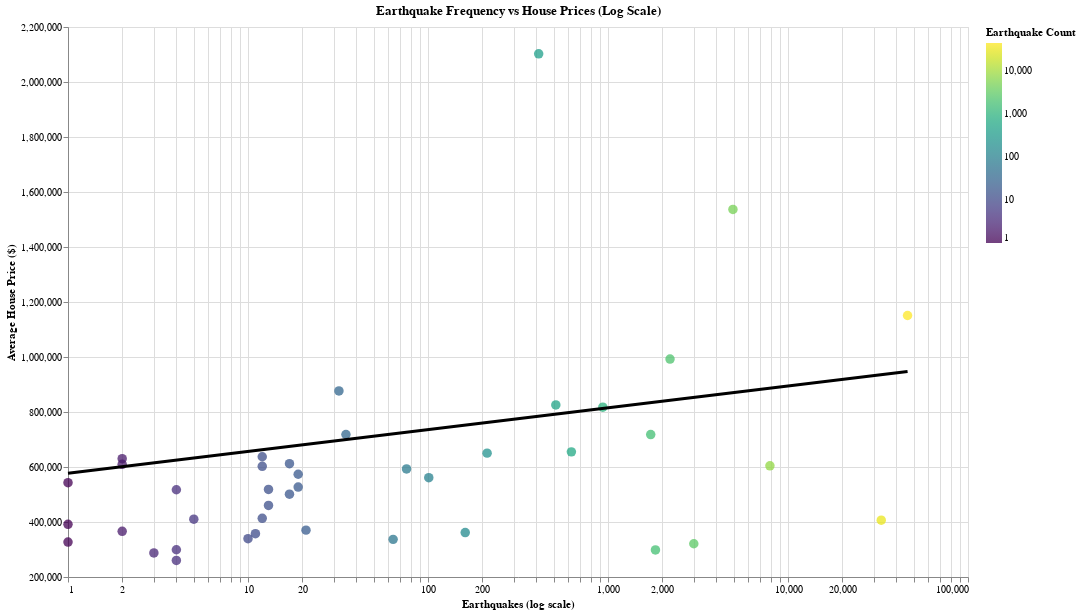

Write notebook code for a chart like this one.
### Markdown cell above
## 🔎 Analyse de la Relation entre l’Activité Sismique et les Prix Immobiliers  
### Une visualisation combinant échelle logarithmique, intensité sismique et tendance générale

Cette visualisation explore comment le nombre de séismes dans un État américain est associé au prix médian de l’immobilier.  
Elle combine plusieurs éléments complémentaires :

- **Scatter plot** : chaque point représente un État pour l’année sélectionnée.  
- **Échelle logarithmique sur l’axe des X** : permet de visualiser correctement des niveaux de sismicité très différents (de 1 à plusieurs centaines).  
- **Couleur continue (Viridis)** : encode l’intensité des séismes, renforçant la lecture des variations.  
- **Regression Linéaire** : une tendance linéaire qui met en évidence la relation générale.  

L’objectif final est d’offrir une lecture claire, équilibrée et robuste de la relation potentielle entre l’activité sismique et les prix domiciliaires, malgré la grande variabilité des États.

### Code cell
# Filter out invalid values
df_corr = df_state_aggreg_year[
    (df_state_aggreg_year["n_earthquakes"] > 0) &
    (df_state_aggreg_year["avg_price"] > 0)
].copy()

# Ensure numeric
df_corr["n_earthquakes"] = pd.to_numeric(df_corr["n_earthquakes"], errors="coerce")
df_corr["avg_price"] = pd.to_numeric(df_corr["avg_price"], errors="coerce")

# Color scale
color_scale = alt.Scale(type="log", scheme="viridis")

scatter = (
    alt.Chart(df_corr)
    .mark_circle(size=90, opacity=0.75)
    .encode(
        x=alt.X("n_earthquakes:Q", title="Earthquakes (log scale)", scale=alt.Scale(type="log")),
        y=alt.Y("avg_price:Q", title="Average House Price ($)", scale=alt.Scale(zero=False)),
        color=alt.Color("n_earthquakes:Q", title="Earthquake Count", scale=color_scale,
                        legend=alt.Legend(labelExpr="datum.label")),
        tooltip=[
            alt.Tooltip("state:N"),
            alt.Tooltip("n_earthquakes:Q", title="Earthquakes"),
            alt.Tooltip("avg_price:Q", title="Avg Price ($)")
        ]
    )
)

smooth = (
    alt.Chart(df_corr)
    .transform_regression("n_earthquakes", "avg_price", method="linear")
    .mark_line(color="black", size=3)
    .encode(
        x=alt.X("n_earthquakes:Q", scale=alt.Scale(type="log")),
        y="avg_price:Q"
    )
)

correlation = (scatter + smooth).properties(
    width=900,
    height=550,
    title="Earthquake Frequency vs House Prices (Log Scale)"
)

correlation

### Figure 1 — Vega-Lite specification as saved in the notebook (floating-point values rounded to 4 significant figures)
{"config": {"view": {"continuousWidth": 300, "continuousHeight": 300}}, "layer": [{"mark": {"type": "circle", "opacity": 0.75, "size": 90}, "encoding": {"color": {"field": "n_earthquakes", "legend": {"labelExpr": "datum.label"}, "scale": {"scheme": "viridis", "type": "log"}, "title": "Earthquake Count", "type": "quantitative"}, "tooltip": [{"field": "state", "type": "nominal"}, {"field": "n_earthquakes", "title": "Earthquakes", "type": "quantitative"}, {"field": "avg_price", "title": "Avg Price ($)", "type": "quantitative"}], "x": {"field": "n_earthquakes", "scale": {"type": "log"}, "title": "Earthquakes (log scale)", "type": "quantitative"}, "y": {"field": "avg_price", "scale": {"zero": false}, "title": "Average House Price ($)", "type": "quantitative"}}}, {"mark": {"type": "line", "color": "black", "size": 3}, "encoding": {"x": {"field": "n_earthquakes", "scale": {"type": "log"}, "type": "quantitative"}, "y": {"field": "avg_price", "type": "quantitative"}}, "transform": [{"on": "n_earthquakes", "regression": "avg_price", "method": "linear"}]}], "data": {"name": "data-bca6714b9a613ceafa238ef72067712a"}, "height": 550, "title": "Earthquake Frequency vs House Prices (Log Scale)", "width": 900, "$schema": "https://vega.github.io/schema/vega-lite/v5.20.1.json", "datasets": {"data-bca6714b9a613ceafa238ef72067712a": [{"state": "Alaska", "year": 2015, "n_earthquakes": 32970.0, "avg_magnitude": 1.569, "max_magnitude": 6.8, "avg_depth": 40.96, "intensity_score": 3.661, "n_properties": 54.0, "avg_price": 406600.0, "median_price": 339000.0, "avg_bedrooms": 3.259, "avg_bathrooms": 2.667, "price_per_bedroom": 124800.0, "price_per_bathroom": 152500.0, "eq_per_100_properties": 61050.0, "fips": "02"}, {"state": "Oklahoma", "year": 2015, "n_earthquakes": 2997.0, "avg_magnitude": 2.787, "max_magnitude": 4.7, "avg_depth": 5.332, "intensity_score": 3.552, "n_properties": 1054.0, "avg_price": 320900.0, "median_price": 220000.0, "avg_bedrooms": 3.399, "avg_bathrooms": 2.423, "price_per_bedroom": 94410.0, "price_per_bathroom": 132400.0, "eq_per_100_properties": 284.3, "fips": "40"}, {"state": "Michigan", "year": 2015, "n_earthquakes": 4.0, "avg_magnitude": 3.075, "max_magnitude": 4.2, "avg_depth": 2.37, "intensity_score": 3.525, "n_properties": 2434.0, "avg_price": 299100.0, "median_price": 225000.0, "avg_bedrooms": 3.372, "avg_bathrooms": 2.216, "price_per_bedroom": 88710.0, "price_per_bathroom": 135000.0, "eq_per_100_properties": 0.1643, "fips": "26"}, {"state": "Nebraska", "year": 2015, "n_earthquakes": 3.0, "avg_magnitude": 3.367, "max_magnitude": 3.6, "avg_depth": 8.25, "intensity_score": 3.46, "n_properties": 1337.0, "avg_price": 287700.0, "median_price": 250000.0, "avg_bedrooms": 3.362, "avg_bathrooms": 2.481, "price_per_bedroom": 85570.0, "price_per_bathroom": 116000.0, "eq_per_100_properties": 0.2244, "fips": "31"}, {"state": "New Mexico", "year": 2015, "n_earthquakes": 13.0, "avg_magnitude": 2.992, "max_magnitude": 3.9, "avg_depth": 4.819, "intensity_score": 3.355, "n_properties": 149.0, "avg_price": 460400.0, "median_price": 329000.0, "avg_bedrooms": 3.309, "avg_bathrooms": 2.483, "price_per_bedroom": 139100.0, "price_per_bathroom": 185400.0, "eq_per_100_properties": 8.725, "fips": "35"}, {"state": "Colorado", "year": 2015, "n_earthquakes": 32.0, "avg_magnitude": 2.954, "max_magnitude": 3.9, "avg_depth": 3.545, "intensity_score": 3.332, "n_properties": 3085.0, "avg_price": 876500.0, "median_price": 599000.0, "avg_bedrooms": 3.57, "avg_bathrooms": 2.916, "price_per_bedroom": 245500.0, "price_per_bathroom": 300600.0, "eq_per_100_properties": 1.037, "fips": "08"}, {"state": "Georgia", "year": 2015, "n_earthquakes": 13.0, "avg_magnitude": 2.616, "max_magnitude": 4.4, "avg_depth": 10.02, "intensity_score": 3.33, "n_properties": 2538.0, "avg_price": 518400.0, "median_price": 399900.0, "avg_bedrooms": 3.709, "avg_bathrooms": 3.065, "price_per_bedroom": 139800.0, "price_per_bathroom": 169200.0, "eq_per_100_properties": 0.5122, "fips": "13"}, {"state": "Idaho", "year": 2015, "n_earthquakes": 513.0, "avg_magnitude": 2.018, "max_magnitude": 5.0, "avg_depth": 7.825, "intensity_score": 3.211, "n_properties": 230.0, "avg_price": 825700.0, "median_price": 668000.0, "avg_bedrooms": 3.509, "avg_bathrooms": 2.439, "price_per_bedroom": 235300.0, "price_per_bathroom": 338500.0, "eq_per_100_properties": 223.0, "fips": "16"}, {"state": "Texas", "year": 2015, "n_earthquakes": 101.0, "avg_magnitude": 2.581, "max_magnitude": 4.0, "avg_depth": 5.487, "intensity_score": 3.149, "n_properties": 10730.0, "avg_price": 561100.0, "median_price": 375000.0, "avg_bedrooms": 3.44, "avg_bathrooms": 2.799, "price_per_bedroom": 163100.0, "price_per_bathroom": 200400.0, "eq_per_100_properties": 0.9415, "fips": "48"}, {"state": "Mississippi", "year": 2015, "n_earthquakes": 5.0, "avg_magnitude": 2.884, "max_magnitude": 3.2, "avg_depth": 4.004, "intensity_score": 3.01, "n_properties": 463.0, "avg_price": 410100.0, "median_price": 342500.0, "avg_bedrooms": 3.724, "avg_bathrooms": 3.106, "price_per_bedroom": 110100.0, "price_per_bathroom": 132000.0, "eq_per_100_properties": 1.08, "fips": "28"}, {"state": "Hawaii", "year": 2015, "n_earthquakes": 4944.0, "avg_magnitude": 1.427, "max_magnitude": 5.2, "avg_depth": 6.816, "intensity_score": 2.936, "n_properties": 143.0, "avg_price": 1537000.0, "median_price": 875000.0, "avg_bedrooms": 2.993, "avg_bathrooms": 2.462, "price_per_bedroom": 513400.0, "price_per_bathroom": 624300.0, "eq_per_100_properties": 3457.0, "fips": "15"}, {"state": "Wyoming", "year": 2015, "n_earthquakes": 412.0, "avg_magnitude": 2.34, "max_magnitude": 3.8, "avg_depth": 2.62, "intensity_score": 2.924, "n_properties": 152.0, "avg_price": 2102000.0, "median_price": 352500.0, "avg_bedrooms": 3.046, "avg_bathrooms": 2.691, "price_per_bedroom": 690200.0, "price_per_bathroom": 781400.0, "eq_per_100_properties": 271.1, "fips": "56"}, {"state": "California", "year": 2015, "n_earthquakes": 46150.0, "avg_magnitude": 0.966, "max_magnitude": 5.72, "avg_depth": 5.768, "intensity_score": 2.868, "n_properties": 7174.0, "avg_price": 1151000.0, "median_price": 699900.0, "avg_bedrooms": 3.401, "avg_bathrooms": 2.679, "price_per_bedroom": 338400.0, "price_per_bathroom": 429700.0, "eq_per_100_properties": 643.3, "fips": "06"}, {"state": "Alabama", "year": 2015, "n_earthquakes": 21.0, "avg_magnitude": 2.38, "max_magnitude": 3.5, "avg_depth": 2.761, "intensity_score": 2.828, "n_properties": 884.0, "avg_price": 370500.0, "median_price": 260000.0, "avg_bedrooms": 3.452, "avg_bathrooms": 2.682, "price_per_bedroom": 107300.0, "price_per_bathroom": 138100.0, "eq_per_100_properties": 2.376, "fips": "01"}, {"state": "Kansas", "year": 2015, "n_earthquakes": 1835.0, "avg_magnitude": 1.966, "max_magnitude": 4.1, "avg_depth": 5.055, "intensity_score": 2.82, "n_properties": 499.0, "avg_price": 298300.0, "median_price": 284900.0, "avg_bedrooms": 3.577, "avg_bathrooms": 2.703, "price_per_bedroom": 83380.0, "price_per_bathroom": 110300.0, "eq_per_100_properties": 367.7, "fips": "20"}, {"state": "Illinois", "year": 2015, "n_earthquakes": 10.0, "avg_magnitude": 2.381, "max_magnitude": 3.4, "avg_depth": 12.32, "intensity_score": 2.789, "n_properties": 3586.0, "avg_price": 339200.0, "median_price": 240000.0, "avg_bedrooms": 3.328, "avg_bathrooms": 2.53, "price_per_bedroom": 101900.0, "price_per_bathroom": 134100.0, "eq_per_100_properties": 0.2789, "fips": "17"}, {"state": "Arizona", "year": 2015, "n_earthquakes": 76.0, "avg_magnitude": 1.918, "max_magnitude": 4.0, "avg_depth": 10.58, "intensity_score": 2.751, "n_properties": 2147.0, "avg_price": 593000.0, "median_price": 465000.0, "avg_bedrooms": 3.251, "avg_bathrooms": 2.495, "price_per_bedroom": 182400.0, "price_per_bathroom": 237700.0, "eq_per_100_properties": 3.54, "fips": "04"}, {"state": "Minnesota", "year": 2015, "n_earthquakes": 12.0, "avg_magnitude": 2.575, "max_magnitude": 2.8, "avg_depth": 0.0, "intensity_score": 2.665, "n_properties": 2511.0, "avg_price": 413500.0, "median_price": 350000.0, "avg_bedrooms": 3.474, "avg_bathrooms": 2.491, "price_per_bedroom": 119000.0, "price_per_bathroom": 166000.0, "eq_per_100_properties": 0.4779, "fips": "27"}, {"state": "Oregon", "year": 2015, "n_earthquakes": 626.0, "avg_magnitude": 1.326, "max_magnitude": 4.5, "avg_depth": 5.905, "intensity_score": 2.596, "n_properties": 3262.0, "avg_price": 655000.0, "median_price": 539900.0, "avg_bedrooms": 3.395, "avg_bathrooms": 2.484, "price_per_bedroom": 192900.0, "price_per_bathroom": 263700.0, "eq_per_100_properties": 19.19, "fips": "41"}, {"state": "Kentucky", "year": 2015, "n_earthquakes": 11.0, "avg_magnitude": 2.414, "max_magnitude": 2.82, "avg_depth": 14.11, "intensity_score": 2.576, "n_properties": 2248.0, "avg_price": 357400.0, "median_price": 285000.0, "avg_bedrooms": 3.37, "avg_bathrooms": 2.573, "price_per_bedroom": 106000.0, "price_per_bathroom": 138900.0, "eq_per_100_properties": 0.4893, "fips": "21"}, {"state": "Missouri", "year": 2015, "n_earthquakes": 161.0, "avg_magnitude": 1.778, "max_magnitude": 3.6, "avg_depth": 8.532, "intensity_score": 2.507, "n_properties": 1947.0, "avg_price": 361600.0, "median_price": 259900.0, "avg_bedrooms": 3.306, "avg_bathrooms": 2.554, "price_per_bedroom": 109400.0, "price_per_bathroom": 141600.0, "eq_per_100_properties": 8.269, "fips": "29"}, {"state": "Arkansas", "year": 2015, "n_earthquakes": 64.0, "avg_magnitude": 2.095, "max_magnitude": 2.98, "avg_depth": 5.324, "intensity_score": 2.449, "n_properties": 873.0, "avg_price": 336800.0, "median_price": 245000.0, "avg_bedrooms": 3.227, "avg_bathrooms": 2.471, "price_per_bedroom": 104400.0, "price_per_bathroom": 136300.0, "eq_per_100_properties": 7.331, "fips": "05"}, {"state": "Ohio", "year": 2015, "n_earthquakes": 4.0, "avg_magnitude": 2.325, "max_magnitude": 2.6, "avg_depth": 8.0, "intensity_score": 2.435, "n_properties": 4797.0, "avg_price": 260300.0, "median_price": 210000.0, "avg_bedrooms": 3.313, "avg_bathrooms": 2.246, "price_per_bedroom": 78580.0, "price_per_bathroom": 115900.0, "eq_per_100_properties": 0.08339, "fips": "39"}, {"state": "Utah", "year": 2015, "n_earthquakes": 936.0, "avg_magnitude": 1.328, "max_magnitude": 4.09, "avg_depth": 5.774, "intensity_score": 2.433, "n_properties": 783.0, "avg_price": 817400.0, "median_price": 629900.0, "avg_bedrooms": 4.344, "avg_bathrooms": 3.271, "price_per_bedroom": 188200.0, "price_per_bathroom": 249900.0, "eq_per_100_properties": 119.5, "fips": "49"}, {"state": "Nevada", "year": 2015, "n_earthquakes": 7935.0, "avg_magnitude": 0.4986, "max_magnitude": 5.3, "avg_depth": 7.452, "intensity_score": 2.419, "n_properties": 351.0, "avg_price": 604300.0, "median_price": 465000.0, "avg_bedrooms": 3.219, "avg_bathrooms": 2.521, "price_per_bedroom": 187700.0, "price_per_bathroom": 239700.0, "eq_per_100_properties": 2261.0, "fips": "32"}, {"state": "Tennessee", "year": 2015, "n_earthquakes": 213.0, "avg_magnitude": 1.662, "max_magnitude": 3.5, "avg_depth": 9.585, "intensity_score": 2.397, "n_properties": 2824.0, "avg_price": 650400.0, "median_price": 359900.0, "avg_bedrooms": 3.308, "avg_bathrooms": 2.608, "price_per_bedroom": 196600.0, "price_per_bathroom": 249400.0, "eq_per_100_properties": 7.542, "fips": "47"}, {"state": "Virginia", "year": 2015, "n_earthquakes": 12.0, "avg_magnitude": 2.022, "max_magnitude": 2.8, "avg_depth": 3.721, "intensity_score": 2.333, "n_properties": 3923.0, "avg_price": 602400.0, "median_price": 495000.0, "avg_bedrooms": 3.712, "avg_bathrooms": 3.114, "price_per_bedroom": 162300.0, "price_per_bathroom": 193500.0, "eq_per_100_properties": 0.3059, "fips": "51"}, {"state": "North Carolina", "year": 2015, "n_earthquakes": 17.0, "avg_magnitude": 2.108, "max_magnitude": 2.67, "avg_depth": 3.299, "intensity_score": 2.333, "n_properties": 2438.0, "avg_price": 501200.0, "median_price": 375000.0, "avg_bedrooms": 3.389, "avg_bathrooms": 2.726, "price_per_bedroom": 147900.0, "price_per_bathroom": 183800.0, "eq_per_100_properties": 0.6973, "fips": "37"}, {"state": "Indiana", "year": 2015, "n_earthquakes": 1.0, "avg_magnitude": 2.33, "max_magnitude": 2.33, "avg_depth": 16.75, "intensity_score": 2.33, "n_properties": 1759.0, "avg_price": 327100.0, "median_price": 274500.0, "avg_bedrooms": 3.395, "avg_bathrooms": 2.435, "price_per_bedroom": 96370.0, "price_per_bathroom": 134300.0, "eq_per_100_properties": 0.05685, "fips": "18"}, {"state": "Connecticut", "year": 2015, "n_earthquakes": 19.0, "avg_magnitude": 1.618, "max_magnitude": 3.3, "avg_depth": 4.702, "intensity_score": 2.291, "n_properties": 1768.0, "avg_price": 573700.0, "median_price": 399000.0, "avg_bedrooms": 3.493, "avg_bathrooms": 2.566, "price_per_bedroom": 164300.0, "price_per_bathroom": 223600.0, "eq_per_100_properties": 1.075, "fips": "09"}, {"state": "Washington", "year": 2015, "n_earthquakes": 2211.0, "avg_magnitude": 0.9569, "max_magnitude": 4.2, "avg_depth": 9.18, "intensity_score": 2.254, "n_properties": 1616.0, "avg_price": 992400.0, "median_price": 615000.0, "avg_bedrooms": 3.39, "avg_bathrooms": 2.502, "price_per_bedroom": 292700.0, "price_per_bathroom": 396600.0, "eq_per_100_properties": 136.8, "fips": "53"}, {"state": "Pennsylvania", "year": 2015, "n_earthquakes": 2.0, "avg_magnitude": 1.935, "max_magnitude": 2.64, "avg_depth": 1.65, "intensity_score": 2.217, "n_properties": 3542.0, "avg_price": 366100.0, "median_price": 279900.0, "avg_bedrooms": 3.348, "avg_bathrooms": 2.405, "price_per_bedroom": 109300.0, "price_per_bathroom": 152200.0, "eq_per_100_properties": 0.05647, "fips": "42"}, {"state": "Rhode Island", "year": 2015, "n_earthquakes": 2.0, "avg_magnitude": 2.15, "max_magnitude": 2.3, "avg_depth": 12.32, "intensity_score": 2.21, "n_properties": 210.0, "avg_price": 630200.0, "median_price": 432400.0, "avg_bedrooms": 3.552, "avg_bathrooms": 2.4, "price_per_bedroom": 177400.0, "price_per_bathroom": 262600.0, "eq_per_100_properties": 0.9524, "fips": "44"}, {"state": "Maine", "year": 2015, "n_earthquakes": 35.0, "avg_magnitude": 1.726, "max_magnitude": 2.5, "avg_depth": 4.771, "intensity_score": 2.035, "n_properties": 99.0, "avg_price": 718200.0, "median_price": 419000.0, "avg_bedrooms": 3.697, "avg_bathrooms": 2.545, "price_per_bedroom": 194300.0, "price_per_bathroom": 282100.0, "eq_per_100_properties": 35.35, "fips": "23"}, {"state": "New York", "year": 2015, "n_earthquakes": 19.0, "avg_magnitude": 1.443, "max_magnitude": 2.79, "avg_depth": 7.765, "intensity_score": 1.982, "n_properties": 3606.0, "avg_price": 527000.0, "median_price": 249900.0, "avg_bedrooms": 3.821, "avg_bathrooms": 2.379, "price_per_bedroom": 137900.0, "price_per_bathroom": 221500.0, "eq_per_100_properties": 0.5269, "fips": "36"}, {"state": "Montana", "year": 2015, "n_earthquakes": 1727.0, "avg_magnitude": 0.9612, "max_magnitude": 3.5, "avg_depth": 7.589, "intensity_score": 1.977, "n_properties": 387.0, "avg_price": 718100.0, "median_price": 576000.0, "avg_bedrooms": 3.579, "avg_bathrooms": 2.612, "price_per_bedroom": 200700.0, "price_per_bathroom": 274900.0, "eq_per_100_properties": 446.3, "fips": "30"}, {"state": "New Hampshire", "year": 2015, "n_earthquakes": 17.0, "avg_magnitude": 1.676, "max_magnitude": 2.3, "avg_depth": 5.155, "intensity_score": 1.926, "n_properties": 317.0, "avg_price": 612100.0, "median_price": 499000.0, "avg_bedrooms": 3.347, "avg_bathrooms": 2.413, "price_per_bedroom": 182900.0, "price_per_bathroom": 253600.0, "eq_per_100_properties": 5.363, "fips": "33"}, {"state": "New Jersey", "year": 2015, "n_earthquakes": 4.0, "avg_magnitude": 1.462, "max_magnitude": 2.6, "avg_depth": 6.755, "intensity_score": 1.917, "n_properties": 1359.0, "avg_price": 517200.0, "median_price": 380000.0, "avg_bedrooms": 3.372, "avg_bathrooms": 2.508, "price_per_bedroom": 153400.0, "price_per_bathroom": 206200.0, "eq_per_100_properties": 0.2943, "fips": "34"}, {"state": "South Carolina", "year": 2015, "n_earthquakes": 12.0, "avg_magnitude": 1.534, "max_magnitude": 2.48, "avg_depth": 3.563, "intensity_score": 1.913, "n_properties": 1436.0, "avg_price": 637300.0, "median_price": 425000.0, "avg_bedrooms": 3.493, "avg_bathrooms": 2.898, "price_per_bedroom": 182400.0, "price_per_bathroom": 219900.0, "eq_per_100_properties": 0.8357, "fips": "45"}, {"state": "Maryland", "year": 2015, "n_earthquakes": 1.0, "avg_magnitude": 1.91, "max_magnitude": 1.91, "avg_depth": 7.0, "intensity_score": 1.91, "n_properties": 1789.0, "avg_price": 543100.0, "median_price": 425000.0, "avg_bedrooms": 3.621, "avg_bathrooms": 3.054, "price_per_bedroom": 150000.0, "price_per_bathroom": 177800.0, "eq_per_100_properties": 0.0559, "fips": "24"}, {"state": "Massachusetts", "year": 2015, "n_earthquakes": 2.0, "avg_magnitude": 1.65, "max_magnitude": 1.8, "avg_depth": 5.31, "intensity_score": 1.71, "n_properties": 72.0, "avg_price": 609600.0, "median_price": 497000.0, "avg_bedrooms": 3.903, "avg_bathrooms": 2.639, "price_per_bedroom": 156200.0, "price_per_bathroom": 231000.0, "eq_per_100_properties": 2.778, "fips": "25"}, {"state": "Vermont", "year": 2015, "n_earthquakes": 1.0, "avg_magnitude": 1.4, "max_magnitude": 1.4, "avg_depth": 5.0, "intensity_score": 1.4, "n_properties": 237.0, "avg_price": 391600.0, "median_price": 369000.0, "avg_bedrooms": 3.806, "avg_bathrooms": 2.591, "price_per_bedroom": 102900.0, "price_per_bathroom": 151100.0, "eq_per_100_properties": 0.4219, "fips": "50"}]}}
